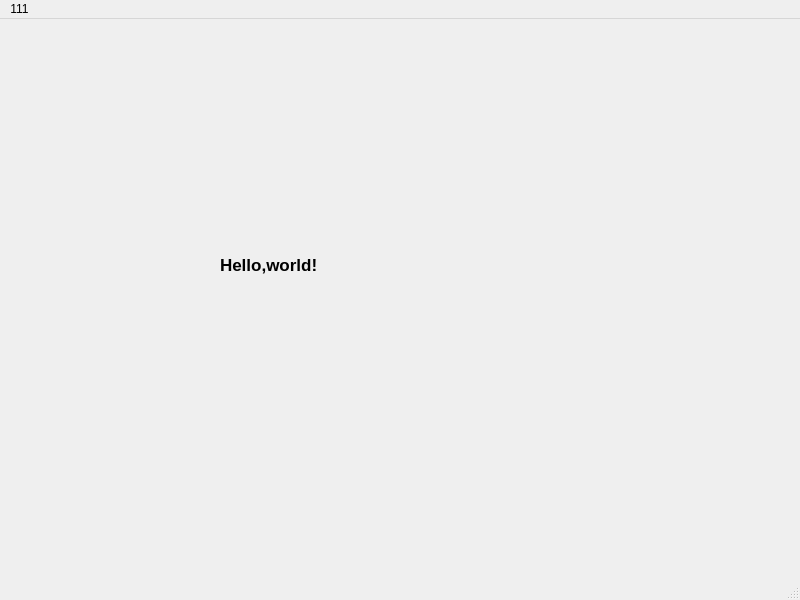
<?xml version="1.0" encoding="UTF-8"?>
<ui version="4.0">
 <class>MainWindow</class>
 <widget class="QMainWindow" name="MainWindow">
  <property name="geometry">
   <rect>
    <x>0</x>
    <y>0</y>
    <width>800</width>
    <height>600</height>
   </rect>
  </property>
  <property name="windowTitle">
   <string>MainWindow</string>
  </property>
  <widget class="QWidget" name="centralwidget">
   <widget class="QLabel" name="label">
    <property name="geometry">
     <rect>
      <x>220</x>
      <y>220</y>
      <width>191</width>
      <height>51</height>
     </rect>
    </property>
    <property name="font">
     <font>
      <pointsize>13</pointsize>
      <weight>75</weight>
      <bold>true</bold>
     </font>
    </property>
    <property name="text">
     <string>Hello,world!</string>
    </property>
   </widget>
  </widget>
  <widget class="QMenuBar" name="menubar">
   <property name="geometry">
    <rect>
     <x>0</x>
     <y>0</y>
     <width>800</width>
     <height>26</height>
    </rect>
   </property>
   <widget class="QMenu" name="menu111">
    <property name="title">
     <string>111</string>
    </property>
   </widget>
   <addaction name="menu111"/>
  </widget>
  <widget class="QStatusBar" name="statusbar"/>
 </widget>
 <resources/>
 <connections/>
</ui>
